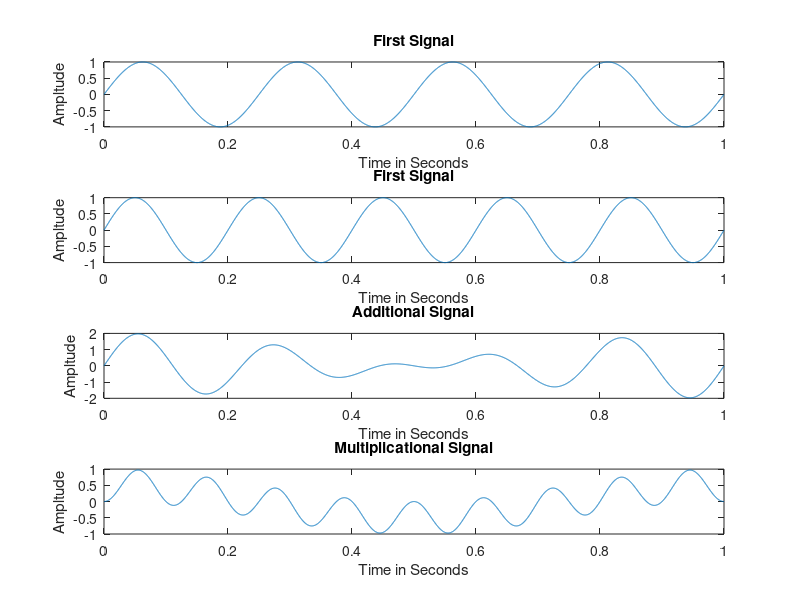

Reproduce this figure in MATLAB.
%Write a program to implement addition and multiplication of 2 different
%signal
clc;
close all;
clear all;

Fs=4000;  %sampling frequency
ts=1/Fs;
t=0:ts:1;
%For first signal
f=4;
x=sin(2*pi*f*t);
subplot(4,1,1);
plot(t,x);
title('First Signal');
xlabel('Time in Seconds');
ylabel('Ampltude');
%For second signal
f1=5;
y=sin(2*pi*f1*t);
subplot(4,1,2);
plot(t,y);
title('First Signal');
xlabel('Time in Seconds');
ylabel('Ampltude');
%addition of signals
subplot(4,1,3);
plot(t,x+y);
title('Additional Signal');
xlabel('Time in Seconds');
ylabel('Ampltude');
%Multiplication of signals
subplot(4,1,4);
plot(t,x.*y);
title('Multiplicational Signal');
xlabel('Time in Seconds');
ylabel('Ampltude');
